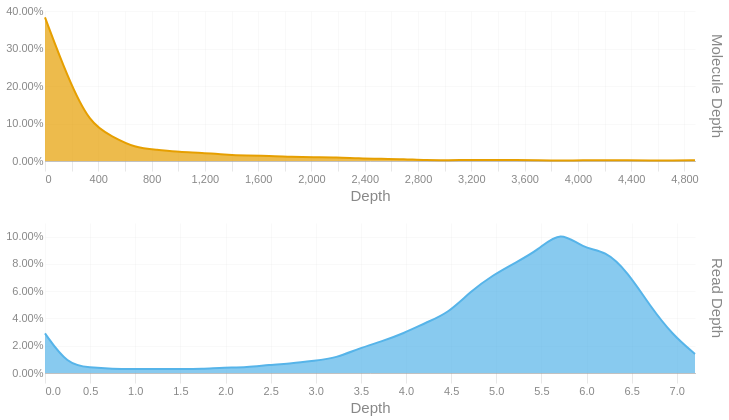

Notebook source saved alongside this figure:
### Code cell
readdep = depth_hist(tb['Read Depth'], q99, 3)
readdep = readdep.with_columns(pl.lit('Read Depth').alias('Metric'))
if not SKIPLR:
    moldep = depth_hist(tb['Molecule Depth'], mol_q99, 1)
    moldep = moldep.with_columns(pl.lit('Molecule Depth').alias('Metric'))
    _hist = pl.concat([readdep, moldep])
    _hist = _hist.filter(pl.col('Proportion') != 0)
    with SafeRender(_hist):
        (
            alt.Chart(_hist)        
            .mark_area(interpolate = "basis")
            .encode(
                x=alt.X('Bin:Q').scale(domainMin=0).axis(alt.Axis(title='Depth')),
                y = alt.Y('Proportion:Q', title = None).axis(format = '.2%'),
                color = alt.Color('Metric:N').legend(None),
                row = alt.Row("Metric:N").header(title = None, labelOrient = 'right'),
                tooltip = [
                    alt.Tooltip("Metric:N", title = "Metric"),
                    alt.Tooltip('Interval:N', title = "Depth Interval"),
                    alt.Tooltip('Proportion:Q', title = "% Alignments").format('.2%')
                ]
            )
            .resolve_scale(x='independent', y='independent')
            .properties(
                height = 150, width = 650,
                usermeta={'embedOptions': {'downloadFileName': f'{samplename}.depth.hist'}}
            )
        ).display()
else:
    readdep = readdep.filter(pl.col('Proportion') != 0)
    with SafeRender(readdep):
        (
            alt.Chart(readdep)        
            .mark_area(interpolate = "basis")
            .encode(
                x=alt.X('Bin:Q').scale(domainMin=0).axis(alt.Axis(title='Depth')),
                y = alt.Y('Proportion:Q', title = None).axis(format = '.2%'),
                tooltip = [
                    alt.Tooltip('Interval:N', title = "Depth Interval"),
                    alt.Tooltip('Proportion:Q', title = "% Alignments").format('.2%')
                ]
            )
            .properties(
                usermeta={'embedOptions': {'downloadFileName': f'{samplename}.depth.hist'}}
            )
        ).display()

### Figure 1 — Vega-Lite specification as saved in the notebook (floating-point values rounded to 4 significant figures)
{"width": 650, "height": 150, "config": {"title": {"anchor": "start", "dy": -15, "fontSize": 18, "color": "#888888", "subtitleColor": "#888888", "subtitleFontSize": 14}, "arc": {"fill": "#0072B2"}, "axis": {"domainColor": "#888888", "domainWidth": 0.5, "gridWidth": 0.2, "grid": false, "titleFontWeight": 400, "titleFontSize": 15, "labelFontSize": 11, "labelColor": "#888888", "tickColor": "#888888", "tickWidth": 0.2, "titleColor": "#888888"}, "axisBand": {"grid": false}, "axisX": {"grid": true, "tickSize": 10, "domainCap": "round"}, "axisY": {"domain": false, "grid": true, "tickSize": 0, "domainCap": "round"}, "background": "transparent", "header": {"labelFontSize": 15, "labelColor": "#888888", "titleFontSize": 15, "titleFontWeight": 600, "titleColor": "#888888"}, "legend": {"labelFont": "sans-serif", "labelFontSize": 12, "labelColor": "#888888", "symbolSize": 100, "symbolType": "circle", "titleFontSize": 12, "titlePadding": 10, "titleColor": "#888888", "title": null}, "range": {"category": ["#E69F00", "#56B4E9", "#009E73", "#F0E442", "#0072B2", "#D55E00", "#CC79A7", "#000000"], "diverging": ["#cfe8f3", "#a2d4ec", "#73bfe2", "#46abdb", "#1696d2", "#12719e"]}, "area": {"fill": "#0072B2", "fillOpacity": 0.7, "line": true, "strokeOpacity": 0.7}, "line": {"color": "#0072B2", "stroke": "#0072B2", "strokeWidth": 2}, "trail": {"color": "#0072B2", "stroke": "#0072B2", "strokeWidth": 0, "size": 1}, "point": {"filled": true, "fillOpacity": 1.0, "size": 95}, "text": {"color": "#888888", "fontSize": 11, "align": "right", "fontWeight": 400, "size": 11}, "bar": {"fill": "#0072B2", "stroke": null}, "view": {"stroke": null, "continuousWidth": 660, "continuousHeight": 400}}, "data": {"name": "data-072a3ac8fd7354bc5251f268e0d8883c"}, "mark": {"type": "area", "interpolate": "basis"}, "encoding": {"color": {"field": "Metric", "legend": null, "type": "nominal"}, "row": {"field": "Metric", "header": {"title": null, "labelOrient": "right"}, "type": "nominal"}, "tooltip": [{"field": "Metric", "title": "Metric", "type": "nominal"}, {"field": "Interval", "title": "Depth Interval", "type": "nominal"}, {"field": "Proportion", "format": ".2%", "title": "% Alignments", "type": "quantitative"}], "x": {"axis": {"title": "Depth"}, "field": "Bin", "scale": {"domainMin": 0}, "type": "quantitative"}, "y": {"axis": {"format": ".2%"}, "field": "Proportion", "title": null, "type": "quantitative"}}, "resolve": {"scale": {"x": "independent", "y": "independent"}}, "usermeta": {"embedOptions": {"downloadFileName": "S3_Cooper_1781.depth.hist"}}, "$schema": "https://vega.github.io/schema/vega-lite/v6.1.0.json", "datasets": {"data-072a3ac8fd7354bc5251f268e0d8883c": [{"Bin": 0.0, "Interval": "0.0-0.248", "Proportion": 0.029, "Metric": "Read Depth"}, {"Bin": 0.248, "Interval": "0.248-0.497", "Proportion": 0.006, "Metric": "Read Depth"}, {"Bin": 0.497, "Interval": "0.497-0.745", "Proportion": 0.004, "Metric": "Read Depth"}, {"Bin": 0.745, "Interval": "0.745-0.993", "Proportion": 0.003, "Metric": "Read Depth"}, {"Bin": 0.993, "Interval": "0.993-1.242", "Proportion": 0.003, "Metric": "Read Depth"}, {"Bin": 1.242, "Interval": "1.242-1.49", "Proportion": 0.003, "Metric": "Read Depth"}, {"Bin": 1.49, "Interval": "1.49-1.738", "Proportion": 0.003, "Metric": "Read Depth"}, {"Bin": 1.738, "Interval": "1.738-1.987", "Proportion": 0.003, "Metric": "Read Depth"}, {"Bin": 1.987, "Interval": "1.987-2.235", "Proportion": 0.004, "Metric": "Read Depth"}, {"Bin": 2.235, "Interval": "2.235-2.483", "Proportion": 0.004, "Metric": "Read Depth"}, {"Bin": 2.483, "Interval": "2.483-2.732", "Proportion": 0.006, "Metric": "Read Depth"}, {"Bin": 2.732, "Interval": "2.732-2.98", "Proportion": 0.007, "Metric": "Read Depth"}, {"Bin": 2.98, "Interval": "2.98-3.228", "Proportion": 0.009, "Metric": "Read Depth"}, {"Bin": 3.228, "Interval": "3.228-3.477", "Proportion": 0.011, "Metric": "Read Depth"}, {"Bin": 3.477, "Interval": "3.477-3.725", "Proportion": 0.018, "Metric": "Read Depth"}, {"Bin": 3.725, "Interval": "3.725-3.973", "Proportion": 0.023, "Metric": "Read Depth"}, {"Bin": 3.973, "Interval": "3.973-4.222", "Proportion": 0.029, "Metric": "Read Depth"}, {"Bin": 4.222, "Interval": "4.222-4.47", "Proportion": 0.037, "Metric": "Read Depth"}, {"Bin": 4.47, "Interval": "4.47-4.718", "Proportion": 0.044, "Metric": "Read Depth"}, {"Bin": 4.718, "Interval": "4.718-4.967", "Proportion": 0.06, "Metric": "Read Depth"}, {"Bin": 4.967, "Interval": "4.967-5.215", "Proportion": 0.072, "Metric": "Read Depth"}, {"Bin": 5.215, "Interval": "5.215-5.463", "Proportion": 0.081, "Metric": "Read Depth"}, {"Bin": 5.463, "Interval": "5.463-5.712", "Proportion": 0.09, "Metric": "Read Depth"}, {"Bin": 5.712, "Interval": "5.712-5.96", "Proportion": 0.105, "Metric": "Read Depth"}, {"Bin": 5.96, "Interval": "5.96-6.208", "Proportion": 0.091, "Metric": "Read Depth"}, {"Bin": 6.208, "Interval": "6.208-6.457", "Proportion": 0.09, "Metric": "Read Depth"}, {"Bin": 6.457, "Interval": "6.457-6.705", "Proportion": 0.074, "Metric": "Read Depth"}, {"Bin": 6.705, "Interval": "6.705-6.953", "Proportion": 0.049, "Metric": "Read Depth"}, {"Bin": 6.953, "Interval": "6.953-7.202", "Proportion": 0.028, "Metric": "Read Depth"}, {"Bin": 7.202, "Interval": "7.202-7.45", "Proportion": 0.014, "Metric": "Read Depth"}, {"Bin": 0.0, "Interval": "0.0-168.2", "Proportion": 0.383, "Metric": "Molecule Depth"}, {"Bin": 168.2, "Interval": "168.2-336.5", "Proportion": 0.224, "Metric": "Molecule Depth"}, {"Bin": 336.5, "Interval": "336.5-504.7", "Proportion": 0.099, "Metric": "Molecule Depth"}, {"Bin": 504.7, "Interval": "504.7-673.0", "Proportion": 0.065, "Metric": "Molecule Depth"}, {"Bin": 673.0, "Interval": "673.0-841.2", "Proportion": 0.035, "Metric": "Molecule Depth"}, {"Bin": 841.2, "Interval": "841.2-1009.4", "Proportion": 0.03, "Metric": "Molecule Depth"}, {"Bin": 1009.0, "Interval": "1009.4-1177.7", "Proportion": 0.024, "Metric": "Molecule Depth"}, {"Bin": 1178.0, "Interval": "1177.7-1345.9", "Proportion": 0.022, "Metric": "Molecule Depth"}, {"Bin": 1346.0, "Interval": "1345.9-1514.2", "Proportion": 0.017, "Metric": "Molecule Depth"}, {"Bin": 1514.0, "Interval": "1514.2-1682.4", "Proportion": 0.014, "Metric": "Molecule Depth"}, {"Bin": 1682.0, "Interval": "1682.4-1850.6", "Proportion": 0.014, "Metric": "Molecule Depth"}, {"Bin": 1851.0, "Interval": "1850.6-2018.9", "Proportion": 0.011, "Metric": "Molecule Depth"}, {"Bin": 2019.0, "Interval": "2018.9-2187.1", "Proportion": 0.01, "Metric": "Molecule Depth"}, {"Bin": 2187.0, "Interval": "2187.1-2355.4", "Proportion": 0.01, "Metric": "Molecule Depth"}, {"Bin": 2355.0, "Interval": "2355.4-2523.6", "Proportion": 0.007, "Metric": "Molecule Depth"}, {"Bin": 2524.0, "Interval": "2523.6-2691.9", "Proportion": 0.006, "Metric": "Molecule Depth"}, {"Bin": 2692.0, "Interval": "2691.9-2860.1", "Proportion": 0.005, "Metric": "Molecule Depth"}, {"Bin": 2860.0, "Interval": "2860.1-3028.3", "Proportion": 0.002, "Metric": "Molecule Depth"}, {"Bin": 3028.0, "Interval": "3028.3-3196.6", "Proportion": 0.002, "Metric": "Molecule Depth"}, {"Bin": 3197.0, "Interval": "3196.6-3364.8", "Proportion": 0.003, "Metric": "Molecule Depth"}, {"Bin": 3365.0, "Interval": "3364.8-3533.1", "Proportion": 0.003, "Metric": "Molecule Depth"}, {"Bin": 3533.0, "Interval": "3533.1-3701.3", "Proportion": 0.003, "Metric": "Molecule Depth"}, {"Bin": 3701.0, "Interval": "3701.3-3869.5", "Proportion": 0.002, "Metric": "Molecule Depth"}, {"Bin": 3870.0, "Interval": "3869.5-4037.8", "Proportion": 0.001, "Metric": "Molecule Depth"}, {"Bin": 4038.0, "Interval": "4037.8-4206.0", "Proportion": 0.002, "Metric": "Molecule Depth"}, {"Bin": 4206.0, "Interval": "4206.0-4374.3", "Proportion": 0.002, "Metric": "Molecule Depth"}, {"Bin": 4374.0, "Interval": "4374.3-4542.5", "Proportion": 0.002, "Metric": "Molecule Depth"}, {"Bin": 4542.0, "Interval": "4542.5-4710.7", "Proportion": 0.001, "Metric": "Molecule Depth"}, {"Bin": 4711.0, "Interval": "4710.7-4879.0", "Proportion": 0.001, "Metric": "Molecule Depth"}, {"Bin": 4879.0, "Interval": "4879.0-5047.22", "Proportion": 0.002, "Metric": "Molecule Depth"}]}}
